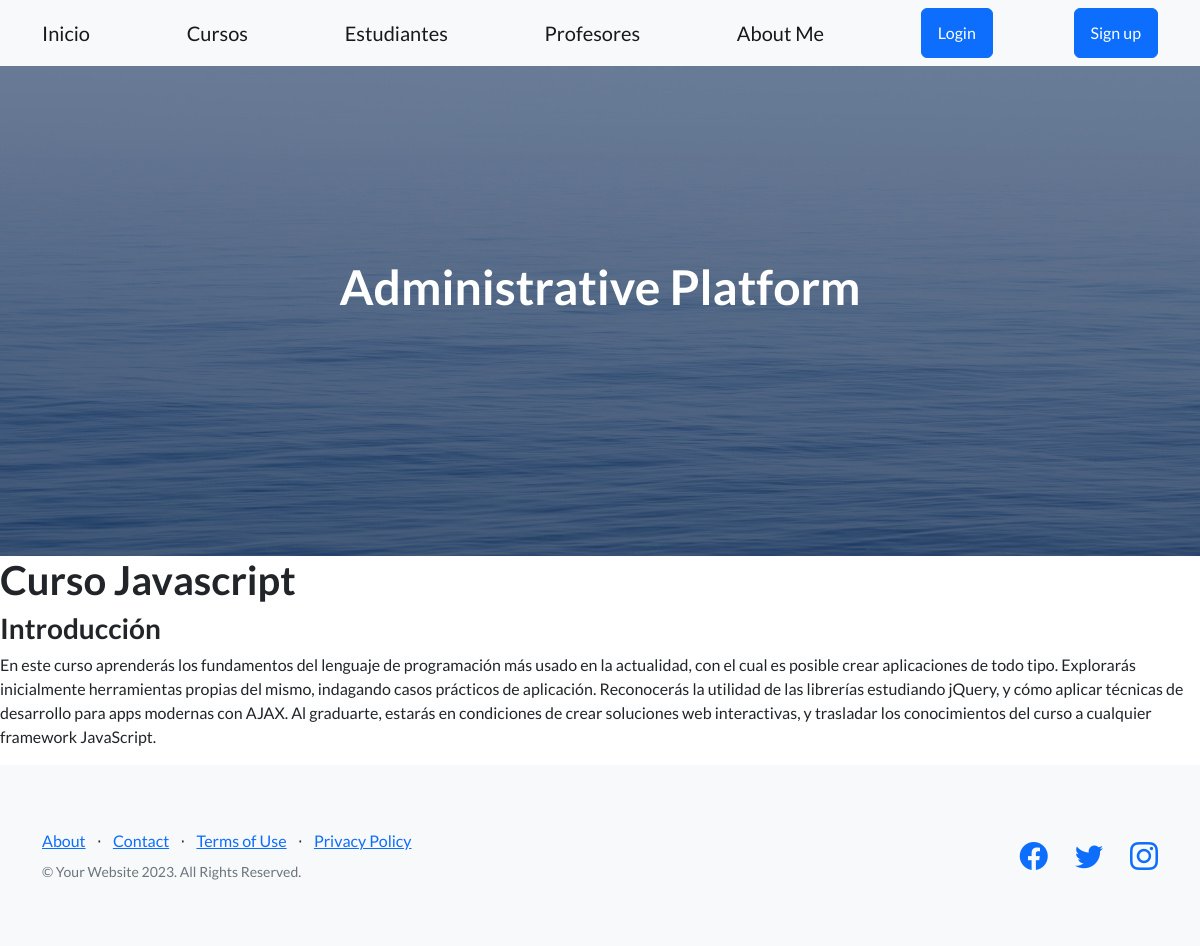
The page /app-coder/detalle-curso/17 on the database its author committed.
### AppCoder/models.py (models this page shows, shortened)
class Curso(models.Model):
    nombre = models.CharField(max_length=50)
    camada = models.IntegerField(blank=True, null=True)
    imagen = models.ImageField(upload_to="jpgcursos/", blank=True, null=True)
    requisitos = models.TextField(blank=True, null=True)
    duracion = models.CharField(max_length=50, blank=True, null=True)
    detalles = models.TextField(blank=True, null=True)
    class Meta():
        ordering = ("nombre", "camada")

### AppCoder/views.py (the view)
# urls.py: path('detalle-curso/<pk>', CursoDetail.as_view(), name = "DetalleCursos"),
class CursoDetail(DetailView):
    model = Curso
    template_name = "curso_detail.html"
    context_object_name = "curso"

### AppCoder/templates/curso_detail.html
{% extends 'padre.html' %}
{% block contenidoQueCambia %}
   <h1>Curso {{curso.nombre}}</h1>
   <h3>Introducción</h3>
   <p>{{curso.detalles}}</p>
{% endblock contenidoQueCambia %}

### rows shown on the page
Curso: nombre "Javascript", detalles "En este curso aprenderás los fundamentos del lenguaje de programación más usado en la actualidad, con el cual es posible crear aplicaciones de todo tipo. Explorarás inicialmente herramientas propias del mismo, indagando casos prácticos de aplicación. Reconocerás la utilidad de las librerías estudiando jQuery, y cómo aplicar técnicas de desarrollo para apps modernas con AJAX. Al graduarte, estarás en condiciones de crear soluciones web interactivas, y trasladar los conocimientos del curso a cualquier framework JavaScript."
